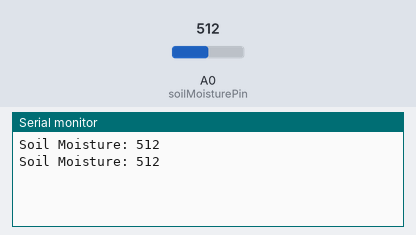
A sketch run on a simulated Arduino Uno, built with avr-gcc and run on an emulated ATmega328P. Shown: the last lines printed to the serial monitor. Inputs (shaded band) come from the test bench; at power-on: A0 (soilMoisturePin) = 512.

Above: at 1.8 s.
1.9 s: A0 (soilMoisturePin) set to 716
At 2.4 s:
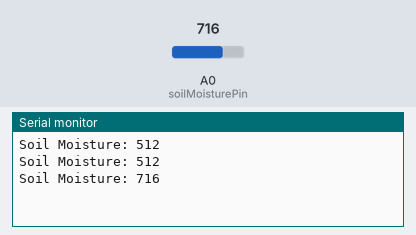
3.4 s: A0 (soilMoisturePin) set to 900
At 4.8 s:
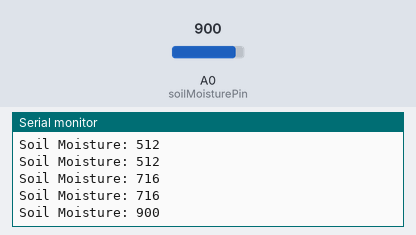
Timing chart, 0 to 6.4 s (numbered marks = the images above; inputs shaded):
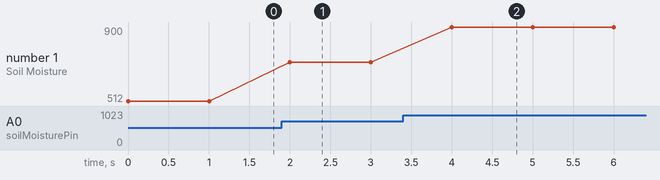

Measured:
- after the input at 1.9 s, the serial monitor: prints a new line after 0.10 s (image 1)
- after the input at 3.4 s, the serial monitor: prints a new line after 0.60 s (image 2)
- plotted number 1: 512 → 716 after the input at 1.9 s, 716 → 900 after the input at 3.4 s

The sketch:

sketch_mar13a.ino
```cpp
// Define the analog pin for the soil moisture sensor
const int soilMoisturePin = A0;

void setup() {
  // Start serial communication
  Serial.begin(9600);
}

void loop() {
  // Read the analog value from the soil moisture sensor
  int soilMoistureValue = analogRead(soilMoisturePin);

  // Print the soil moisture value to the serial monitor
  Serial.print("Soil Moisture: ");
  Serial.println(soilMoistureValue);

  // Add a delay to avoid overwhelming the serial monitor
  delay(1000); // Adjust the delay time as needed
}
```
